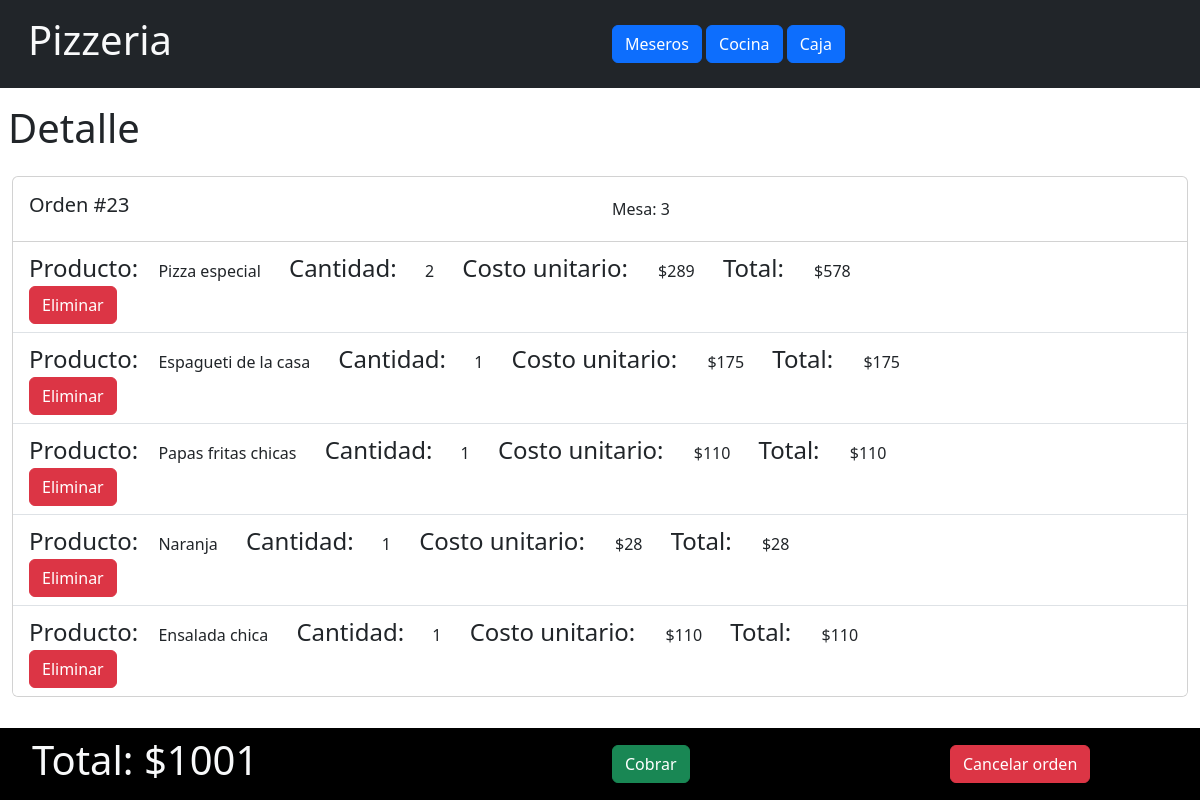
The app's page /Mizuki_app/23/payment/ with its own data.
### Mizuki_app/models.py (models this page shows, shortened)
class Order(models.Model):
    tableNumber = models.PositiveIntegerField(('Numero de mesa'))
    waitingPayment = models.BooleanField(('Orden por cobrar'), default=False)
    complete = models.BooleanField(('Orden completada'), default=False)

class Product(models.Model):
    name = models.CharField(('Nombre'), max_length = 100)
    price = models.PositiveIntegerField(('Precio'))
    category = models.ForeignKey(Categories, on_delete = models.CASCADE)

### Mizuki_app/views.py (the view)
# urls.py: path('<int:order_id>/payment/', views.PaymentPage, name='paymentPage'),
def PaymentPage(request, order_id):
    order_total = 0
    prods_list = []
    prod_dict = {'detail_id':'', 'prod':1, 'quantity': 1, 'total': 1}
    order = Order.objects.get(pk=order_id)
    details = OrderDetail.objects.filter(orderID=order.id)
    for detail in details:
        prod_dict['detail_id'] = detail.id
        prod_dict['prod'] = Product.objects.get(pk=detail.productID.pk)
        prod_dict['quantity'] = detail.quantity
        prod_dict['total'] = int(prod_dict['prod'].price) * int(detail.quantity)
        order_total += prod_dict['total']
        prods_list.append(prod_dict)
        prod_dict = {'id':'', 'prod':1}
    return render(request, "Mizuki_app/payment.html",{'order':order,'prods_list':prods_list, 'order_total':order_total})

### Mizuki_app/templates/Mizuki_app/payment.html (shortened to what this page needs)
<!doctype html>
<html lang="en">
<head>
    <link href="https://cdn.jsdelivr.net/npm/bootstrap@5.3.3/dist/css/bootstrap.min.css" rel="stylesheet"
>
</head>
<body class="d-flex flex-column min-vh-100">
    {%include "Mizuki_app/header.html"%}
    <div class="container-fluid">
        <div class="row">
            <h1 class="ps-2 py-3">Detalle</h1>
            <div class="container-fluid">
                {% if order %}
                    <div class="card mb-2">
                        <div class="card-body row align-items-center">
                            <div class="col-sm-6">
                                <h5 class="card-title">Orden #{{order.id}}</h5>
                            </div>
                            <div class="col-sm-6">
                                <p class="card-text">Mesa: {{order.tableNumber}}</p>
                            </div>
                        </div>
                        <ul class="list-group list-group-flush">
                            {% for prod in prods_list%}
                                <li class="list-group-item">
                                    <span class="fs-4 me-3">Producto:</span> {{prod.prod.name}}
                                    <span class="fs-4 mx-4">Cantidad:</span> {{prod.quantity}}
                                    <span class="fs-4 mx-4">Costo unitario: </span>${{prod.prod.price}}
                                    <span class="fs-4 mx-4">Total: </span>${{prod.total}}
                                    <form method="post" action="{% url 'Mizuki_app:deleteOrderProduct' prod.detail_id%}">
                                        <button type="submit" class="btn btn-danger">Eliminar</button>
                                    </form>
                                </li>
                            {% endfor %}
                        </ul>
                    </div>
                {% endif %}
            </div>
        </div>
    </div>
    <footer class="container-fluid mt-auto bg-black">
        <div class="row text-light align-items-center m-2">
            <div class="col-lg-6">
                <h1>Total: ${{order_total}}</h1>
            </div>
            <div class="col-lg-3">
                <form method="post" action="{% url 'Mizuki_app:paymentDone' order.id%}">
                    <input type="submit" class="btn btn-success" name="add" value="Cobrar">
                </form>
            </div>
            <div class="col-lg-3">
                <form method="post" action="{% url 'Mizuki_app:payOrDelete' order.id%}">
                    <input type="submit" class="btn btn-danger ms-5" name="remove_order" value="Cancelar orden">
                </form>
            </div>
        </div>
    </footer>
</body>
</html>

### records on screen
Order: id "23", tableNumber "3"
Product: prod.name "Pizza especial", quantity "2", prod.price "289", total "578"
Product: prod.name "Espagueti de la casa", quantity "1", prod.price "175", total "175"
Product: prod.name "Papas fritas chicas", quantity "1", prod.price "110", total "110"
Product: prod.name "Naranja", quantity "1", prod.price "28", total "28"
Product: prod.name "Ensalada chica", quantity "1", prod.price "110", total "110"

### other values on screen
{{ order_total }} "1001"
